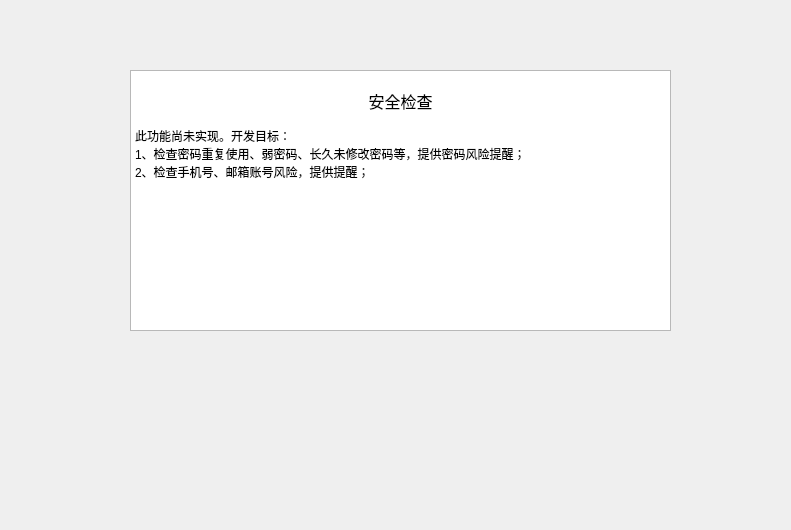
<?xml version="1.0" encoding="UTF-8"?>
<ui version="4.0">
 <class>CheckPwdSecurityForm</class>
 <widget class="QWidget" name="CheckPwdSecurityForm">
  <property name="geometry">
   <rect>
    <x>0</x>
    <y>0</y>
    <width>791</width>
    <height>530</height>
   </rect>
  </property>
  <property name="windowTitle">
   <string>Form</string>
  </property>
  <widget class="QTextEdit" name="textEdit">
   <property name="geometry">
    <rect>
     <x>130</x>
     <y>70</y>
     <width>541</width>
     <height>261</height>
    </rect>
   </property>
   <property name="readOnly">
    <bool>true</bool>
   </property>
   <property name="html">
    <string>&lt;!DOCTYPE HTML PUBLIC &quot;-//W3C//DTD HTML 4.0//EN&quot; &quot;http://www.w3.org/TR/REC-html40/strict.dtd&quot;&gt;
&lt;html&gt;&lt;head&gt;&lt;meta name=&quot;qrichtext&quot; content=&quot;1&quot; /&gt;&lt;meta charset=&quot;utf-8&quot; /&gt;&lt;style type=&quot;text/css&quot;&gt;
p, li { white-space: pre-wrap; }
hr { height: 1px; border-width: 0; }
li.unchecked::marker { content: &quot;\2610&quot;; }
li.checked::marker { content: &quot;\2612&quot;; }
&lt;/style&gt;&lt;/head&gt;&lt;body style=&quot; font-family:'Microsoft YaHei UI'; font-size:9pt; font-weight:400; font-style:normal;&quot;&gt;
&lt;p style=&quot;-qt-paragraph-type:empty; margin-top:0px; margin-bottom:0px; margin-left:0px; margin-right:0px; -qt-block-indent:0; text-indent:0px;&quot;&gt;&lt;br /&gt;&lt;/p&gt;
&lt;p align=&quot;center&quot; style=&quot; margin-top:0px; margin-bottom:0px; margin-left:0px; margin-right:0px; -qt-block-indent:0; text-indent:0px;&quot;&gt;&lt;span style=&quot; font-size:12pt;&quot;&gt;安全检查&lt;/span&gt;&lt;/p&gt;
&lt;p style=&quot;-qt-paragraph-type:empty; margin-top:0px; margin-bottom:0px; margin-left:0px; margin-right:0px; -qt-block-indent:0; text-indent:0px;&quot;&gt;&lt;br /&gt;&lt;/p&gt;
&lt;p style=&quot; margin-top:0px; margin-bottom:0px; margin-left:0px; margin-right:0px; -qt-block-indent:0; text-indent:0px;&quot;&gt;此功能尚未实现。开发目标：&lt;/p&gt;
&lt;p style=&quot; margin-top:0px; margin-bottom:0px; margin-left:0px; margin-right:0px; -qt-block-indent:0; text-indent:0px;&quot;&gt;1、检查密码重复使用、弱密码、长久未修改密码等，提供密码风险提醒；&lt;/p&gt;
&lt;p style=&quot; margin-top:0px; margin-bottom:0px; margin-left:0px; margin-right:0px; -qt-block-indent:0; text-indent:0px;&quot;&gt;2、检查手机号、邮箱账号风险，提供提醒；&lt;/p&gt;
&lt;p style=&quot;-qt-paragraph-type:empty; margin-top:0px; margin-bottom:0px; margin-left:0px; margin-right:0px; -qt-block-indent:0; text-indent:0px;&quot;&gt;&lt;br /&gt;&lt;/p&gt;&lt;/body&gt;&lt;/html&gt;</string>
   </property>
  </widget>
 </widget>
 <resources/>
 <connections/>
</ui>
